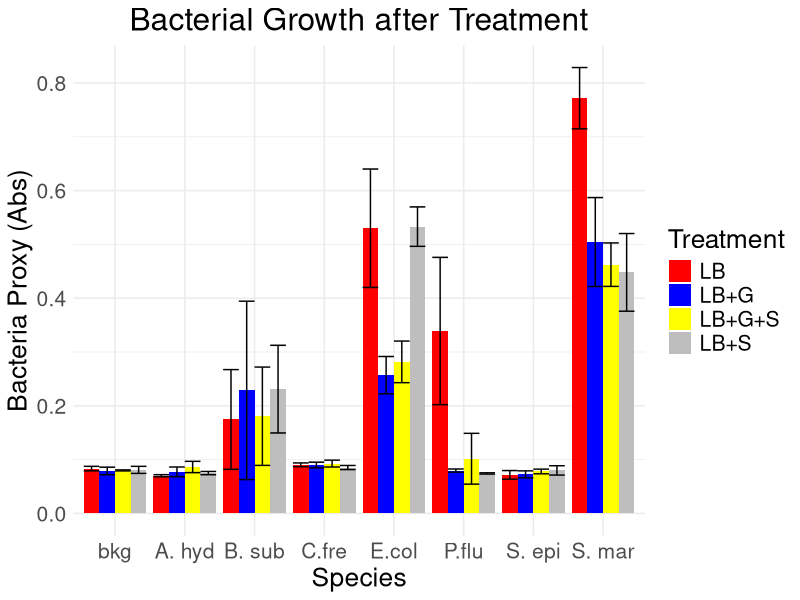

Here is the R script that generated this plot:
library(tidyverse)


groupWorkDF <- read.csv("For Analaysis group 1.csv")

head(groupWorkDF)
str(groupWorkDF)

groupAvg <- groupWorkDF %>% group_by(Species, Treatment) %>% 
  summarise(meanGroup = mean(Abs), sdGroup = sd(Abs))

unique(groupAvg$Species)
groupAvg$Species <- factor(groupAvg$Species, 
                           levels = c('bkg', 'A. hyd', 'B. sub', 'C.fre',
                                      'E.col', 'P.flu', 'S. epi', 'S. mar'))


windows()
ggplot(data = groupAvg, aes(Species, y = meanGroup, fill = Treatment)) +
  geom_bar(stat = "identity", position = "dodge") +
  theme_minimal() +
  scale_fill_manual(values = c('red', 'blue', 'yellow', 'grey')) +
  theme(text = element_text(size = 19), plot.title = element_text(hjust = 0.5)) +
  geom_errorbar(aes(ymin = meanGroup - sdGroup, ymax = meanGroup + sdGroup), position = "dodge") +
  labs(title = "Bacterial Growth after Treatment" , y = "Bacteria Proxy (Abs)")

res.aov2 <- aov(Abs ~ Treatment + Species, data = groupWorkDF)
summary(res.aov2)

res.aov3 <- aov(Abs ~ Treatment * Species, data = groupWorkDF)
summary(res.aov3)

TukeyHSD(res.aov3)
